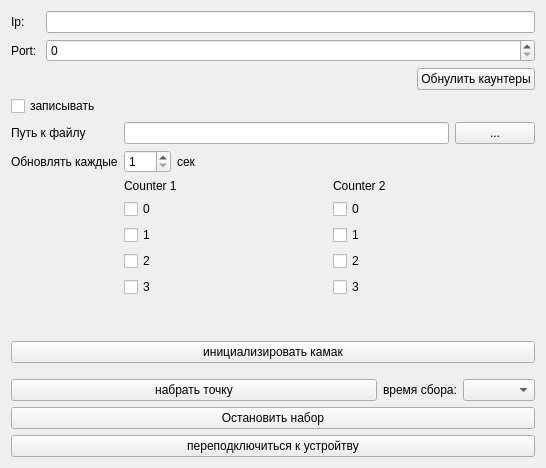
<?xml version="1.0" encoding="UTF-8"?>
<ui version="4.0">
 <class>CCPC7HandlerForm</class>
 <widget class="QWidget" name="CCPC7HandlerForm">
  <property name="geometry">
   <rect>
    <x>0</x>
    <y>0</y>
    <width>546</width>
    <height>468</height>
   </rect>
  </property>
  <property name="windowTitle">
   <string>Form</string>
  </property>
  <layout class="QVBoxLayout" name="verticalLayout">
   <item>
    <layout class="QFormLayout" name="formLayout">
     <item row="0" column="1">
      <widget class="QLineEdit" name="camacIpEdit"/>
     </item>
     <item row="0" column="0">
      <widget class="QLabel" name="label_3">
       <property name="text">
        <string>Ip: </string>
       </property>
      </widget>
     </item>
     <item row="1" column="1">
      <widget class="QSpinBox" name="camacPortEdit">
       <property name="maximum">
        <number>999999</number>
       </property>
      </widget>
     </item>
     <item row="1" column="0">
      <widget class="QLabel" name="label_4">
       <property name="text">
        <string>Port: </string>
       </property>
      </widget>
     </item>
    </layout>
   </item>
   <item>
    <layout class="QVBoxLayout" name="verticalLayout_2">
     <item>
      <layout class="QHBoxLayout" name="horizontalLayout_3">
       <item>
        <spacer name="horizontalSpacer">
         <property name="orientation">
          <enum>Qt::Horizontal</enum>
         </property>
         <property name="sizeHint" stdset="0">
          <size>
           <width>40</width>
           <height>20</height>
          </size>
         </property>
        </spacer>
       </item>
       <item>
        <widget class="QPushButton" name="resetCountersButton">
         <property name="text">
          <string>Обнулить каунтеры</string>
         </property>
        </widget>
       </item>
      </layout>
     </item>
     <item>
      <layout class="QFormLayout" name="formLayout_2">
       <property name="fieldGrowthPolicy">
        <enum>QFormLayout::AllNonFixedFieldsGrow</enum>
       </property>
       <item row="0" column="0">
        <widget class="QCheckBox" name="writeCountersButton">
         <property name="text">
          <string>записывать</string>
         </property>
        </widget>
       </item>
       <item row="1" column="0">
        <widget class="QLabel" name="label_2">
         <property name="text">
          <string>Путь к файлу</string>
         </property>
        </widget>
       </item>
       <item row="3" column="0">
        <widget class="QLabel" name="label_5">
         <property name="text">
          <string>Обновлять каждые</string>
         </property>
        </widget>
       </item>
       <item row="3" column="1">
        <layout class="QHBoxLayout" name="horizontalLayout_4">
         <item>
          <widget class="QSpinBox" name="reloadCountersBox">
           <property name="minimum">
            <number>1</number>
           </property>
           <property name="maximum">
            <number>120</number>
           </property>
          </widget>
         </item>
         <item>
          <widget class="QLabel" name="label_6">
           <property name="text">
            <string>сек</string>
           </property>
          </widget>
         </item>
         <item>
          <spacer name="horizontalSpacer_2">
           <property name="orientation">
            <enum>Qt::Horizontal</enum>
           </property>
           <property name="sizeHint" stdset="0">
            <size>
             <width>40</width>
             <height>20</height>
            </size>
           </property>
          </spacer>
         </item>
        </layout>
       </item>
       <item row="1" column="1">
        <layout class="QHBoxLayout" name="horizontalLayout_5">
         <item>
          <widget class="QLineEdit" name="countersFileEdit"/>
         </item>
         <item>
          <widget class="QPushButton" name="countersFileSelect">
           <property name="text">
            <string>...</string>
           </property>
          </widget>
         </item>
        </layout>
       </item>
       <item row="4" column="1">
        <layout class="QGridLayout" name="gridLayout">
         <item row="0" column="0">
          <widget class="QLabel" name="label_7">
           <property name="text">
            <string>Counter 1</string>
           </property>
          </widget>
         </item>
         <item row="0" column="1">
          <widget class="QLabel" name="label_8">
           <property name="text">
            <string>Counter 2</string>
           </property>
          </widget>
         </item>
         <item row="1" column="1">
          <widget class="QCheckBox" name="counter20">
           <property name="text">
            <string>0</string>
           </property>
          </widget>
         </item>
         <item row="1" column="0">
          <widget class="QCheckBox" name="counter10">
           <property name="text">
            <string>0</string>
           </property>
          </widget>
         </item>
         <item row="2" column="0">
          <widget class="QCheckBox" name="counter11">
           <property name="text">
            <string>1</string>
           </property>
          </widget>
         </item>
         <item row="3" column="0">
          <widget class="QCheckBox" name="counter12">
           <property name="text">
            <string>2</string>
           </property>
          </widget>
         </item>
         <item row="4" column="0">
          <widget class="QCheckBox" name="counter13">
           <property name="text">
            <string>3</string>
           </property>
          </widget>
         </item>
         <item row="2" column="1">
          <widget class="QCheckBox" name="counter21">
           <property name="text">
            <string>1</string>
           </property>
          </widget>
         </item>
         <item row="3" column="1">
          <widget class="QCheckBox" name="counter22">
           <property name="text">
            <string>2</string>
           </property>
          </widget>
         </item>
         <item row="4" column="1">
          <widget class="QCheckBox" name="counter23">
           <property name="text">
            <string>3</string>
           </property>
          </widget>
         </item>
        </layout>
       </item>
      </layout>
     </item>
    </layout>
   </item>
   <item>
    <widget class="QLabel" name="ccpcStatusLabel">
     <property name="sizePolicy">
      <sizepolicy hsizetype="Expanding" vsizetype="Expanding">
       <horstretch>0</horstretch>
       <verstretch>0</verstretch>
      </sizepolicy>
     </property>
     <property name="text">
      <string/>
     </property>
    </widget>
   </item>
   <item>
    <widget class="QPushButton" name="initButton">
     <property name="text">
      <string>инициализировать камак</string>
     </property>
    </widget>
   </item>
   <item>
    <layout class="QVBoxLayout" name="verticalLayout_3">
     <property name="topMargin">
      <number>10</number>
     </property>
     <item>
      <layout class="QHBoxLayout" name="horizontalLayout">
       <item>
        <widget class="QPushButton" name="acquirePointButton">
         <property name="sizePolicy">
          <sizepolicy hsizetype="Expanding" vsizetype="Fixed">
           <horstretch>0</horstretch>
           <verstretch>0</verstretch>
          </sizepolicy>
         </property>
         <property name="text">
          <string>набрать точку</string>
         </property>
        </widget>
       </item>
       <item>
        <widget class="QLabel" name="label">
         <property name="text">
          <string>время сбора:</string>
         </property>
        </widget>
       </item>
       <item>
        <widget class="QComboBox" name="acquisitionTimeBox">
         <property name="sizePolicy">
          <sizepolicy hsizetype="Maximum" vsizetype="Fixed">
           <horstretch>0</horstretch>
           <verstretch>0</verstretch>
          </sizepolicy>
         </property>
         <property name="editable">
          <bool>false</bool>
         </property>
         <property name="currentText">
          <string/>
         </property>
        </widget>
       </item>
      </layout>
     </item>
    </layout>
   </item>
   <item>
    <widget class="QPushButton" name="breakAcquisitionButton">
     <property name="text">
      <string>Остановить набор</string>
     </property>
    </widget>
   </item>
   <item>
    <widget class="QPushButton" name="reconnectButton">
     <property name="text">
      <string>переподключиться к устройтву</string>
     </property>
    </widget>
   </item>
  </layout>
 </widget>
 <resources/>
 <connections/>
</ui>
